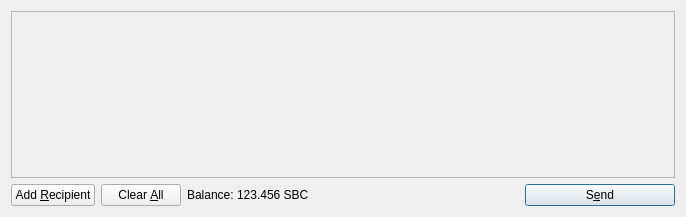
<?xml version="1.0" encoding="UTF-8"?>
<ui version="4.0">
 <class>SendCoinsDialog</class>
 <widget class="QDialog" name="SendCoinsDialog">
  <property name="geometry">
   <rect>
    <x>0</x>
    <y>0</y>
    <width>686</width>
    <height>217</height>
   </rect>
  </property>
  <property name="windowTitle">
   <string>Send Coins</string>
  </property>
  <layout class="QVBoxLayout" name="verticalLayout">
   <item>
    <widget class="QScrollArea" name="scrollArea">
     <property name="widgetResizable">
      <bool>true</bool>
     </property>
     <widget class="QWidget" name="scrollAreaWidgetContents">
      <property name="geometry">
       <rect>
        <x>0</x>
        <y>0</y>
        <width>666</width>
        <height>165</height>
       </rect>
      </property>
      <layout class="QVBoxLayout" name="verticalLayout_2">
       <property name="margin">
        <number>0</number>
       </property>
       <item>
        <layout class="QVBoxLayout" name="entries">
         <property name="spacing">
          <number>6</number>
         </property>
        </layout>
       </item>
       <item>
        <spacer name="verticalSpacer">
         <property name="orientation">
          <enum>Qt::Vertical</enum>
         </property>
         <property name="sizeHint" stdset="0">
          <size>
           <width>20</width>
           <height>40</height>
          </size>
         </property>
        </spacer>
       </item>
      </layout>
     </widget>
    </widget>
   </item>
   <item>
    <layout class="QHBoxLayout" name="horizontalLayout">
     <item>
      <widget class="QPushButton" name="addButton">
       <property name="toolTip">
        <string>Send to multiple recipients at once</string>
       </property>
       <property name="text">
        <string>Add &amp;Recipient</string>
       </property>
       <property name="icon">
        <iconset resource="../bitcoin.qrc">
         <normaloff>:/icons/add</normaloff>:/icons/add</iconset>
       </property>
       <property name="autoDefault">
        <bool>false</bool>
       </property>
      </widget>
     </item>
     <item>
      <widget class="QPushButton" name="clearButton">
       <property name="sizePolicy">
        <sizepolicy hsizetype="Minimum" vsizetype="Fixed">
         <horstretch>0</horstretch>
         <verstretch>0</verstretch>
        </sizepolicy>
       </property>
       <property name="toolTip">
        <string>Remove all transaction fields</string>
       </property>
       <property name="text">
        <string>Clear &amp;All</string>
       </property>
       <property name="icon">
        <iconset resource="../bitcoin.qrc">
         <normaloff>:/icons/remove</normaloff>:/icons/remove</iconset>
       </property>
       <property name="autoRepeatDelay">
        <number>300</number>
       </property>
       <property name="autoDefault">
        <bool>false</bool>
       </property>
      </widget>
     </item>
     <item>
      <layout class="QHBoxLayout" name="horizontalLayout_2">
       <property name="spacing">
        <number>3</number>
       </property>
       <item>
        <widget class="QLabel" name="label">
         <property name="text">
          <string>Balance:</string>
         </property>
        </widget>
       </item>
       <item>
        <widget class="QLabel" name="labelBalance">
         <property name="cursor">
          <cursorShape>IBeamCursor</cursorShape>
         </property>
         <property name="text">
          <string>123.456 SBC</string>
         </property>
         <property name="textInteractionFlags">
          <set>Qt::LinksAccessibleByMouse|Qt::TextSelectableByKeyboard|Qt::TextSelectableByMouse</set>
         </property>
        </widget>
       </item>
      </layout>
     </item>
     <item>
      <spacer name="horizontalSpacer">
       <property name="orientation">
        <enum>Qt::Horizontal</enum>
       </property>
       <property name="sizeHint" stdset="0">
        <size>
         <width>40</width>
         <height>20</height>
        </size>
       </property>
      </spacer>
     </item>
     <item>
      <widget class="QPushButton" name="sendButton">
       <property name="minimumSize">
        <size>
         <width>150</width>
         <height>0</height>
        </size>
       </property>
       <property name="toolTip">
        <string>Confirm the send action</string>
       </property>
       <property name="text">
        <string>S&amp;end</string>
       </property>
       <property name="icon">
        <iconset resource="../bitcoin.qrc">
         <normaloff>:/icons/send</normaloff>:/icons/send</iconset>
       </property>
       <property name="default">
        <bool>true</bool>
       </property>
      </widget>
     </item>
    </layout>
   </item>
  </layout>
 </widget>
 <resources>
  <include location="../bitcoin.qrc"/>
 </resources>
 <connections/>
</ui>
